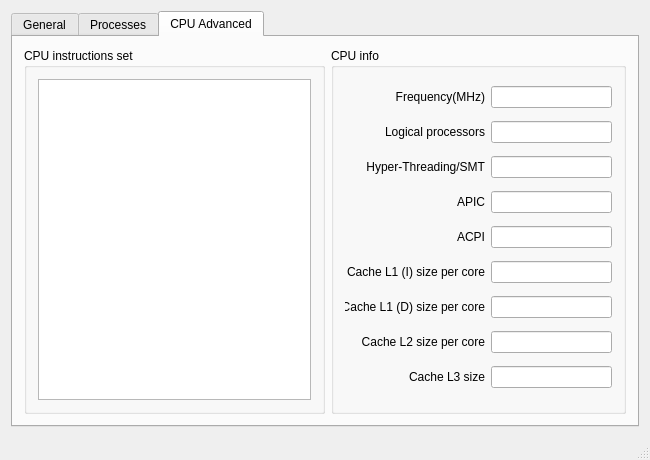
<?xml version="1.0" encoding="UTF-8"?>
<ui version="4.0">
 <class>MainWindow</class>
 <widget class="QMainWindow" name="MainWindow">
  <property name="geometry">
   <rect>
    <x>0</x>
    <y>0</y>
    <width>650</width>
    <height>460</height>
   </rect>
  </property>
  <property name="minimumSize">
   <size>
    <width>600</width>
    <height>460</height>
   </size>
  </property>
  <property name="maximumSize">
   <size>
    <width>750</width>
    <height>460</height>
   </size>
  </property>
  <property name="windowTitle">
   <string>MainWindow</string>
  </property>
  <widget class="QWidget" name="centralWidget">
   <layout class="QHBoxLayout" name="horizontalLayout_2">
    <item>
     <widget class="QTabWidget" name="mainTabWidget">
      <property name="currentIndex">
       <number>2</number>
      </property>
      <widget class="QWidget" name="generalTab">
       <attribute name="title">
        <string>General</string>
       </attribute>
       <layout class="QVBoxLayout" name="verticalLayout_6">
        <item>
         <widget class="QGroupBox" name="groupBox">
          <property name="title">
           <string>Performance</string>
          </property>
          <layout class="QVBoxLayout" name="verticalLayout_3">
           <item>
            <layout class="QGridLayout" name="gridLayout_6" columnstretch="0,0,0" columnminimumwidth="350,0,0">
             <item row="0" column="0">
              <layout class="QGridLayout" name="gridLayout">
               <property name="horizontalSpacing">
                <number>10</number>
               </property>
               <property name="verticalSpacing">
                <number>5</number>
               </property>
               <item row="0" column="0">
                <widget class="QLabel" name="CPU">
                 <property name="text">
                  <string>&lt;html&gt;&lt;head/&gt;&lt;body&gt;&lt;p align=&quot;center&quot;&gt;&lt;span style=&quot; font-weight:600;&quot;&gt;CPU&lt;/span&gt;&lt;/p&gt;&lt;/body&gt;&lt;/html&gt;</string>
                 </property>
                </widget>
               </item>
               <item row="0" column="1">
                <widget class="QProgressBar" name="PB_CPU">
                 <property name="value">
                  <number>24</number>
                 </property>
                 <property name="textVisible">
                  <bool>true</bool>
                 </property>
                 <property name="orientation">
                  <enum>Qt::Horizontal</enum>
                 </property>
                 <property name="invertedAppearance">
                  <bool>false</bool>
                 </property>
                 <property name="textDirection">
                  <enum>QProgressBar::TopToBottom</enum>
                 </property>
                </widget>
               </item>
               <item row="1" column="0">
                <widget class="QLabel" name="RAM">
                 <property name="text">
                  <string>&lt;html&gt;&lt;head/&gt;&lt;body&gt;&lt;p align=&quot;center&quot;&gt;&lt;span style=&quot; font-weight:600;&quot;&gt;RAM&lt;/span&gt;&lt;/p&gt;&lt;/body&gt;&lt;/html&gt;</string>
                 </property>
                </widget>
               </item>
               <item row="1" column="1">
                <widget class="QProgressBar" name="PB_RAM">
                 <property name="value">
                  <number>24</number>
                 </property>
                 <property name="orientation">
                  <enum>Qt::Horizontal</enum>
                 </property>
                 <property name="textDirection">
                  <enum>QProgressBar::TopToBottom</enum>
                 </property>
                </widget>
               </item>
               <item row="2" column="0">
                <widget class="QLabel" name="VM">
                 <property name="text">
                  <string>&lt;html&gt;&lt;head/&gt;&lt;body&gt;&lt;p align=&quot;center&quot;&gt;&lt;span style=&quot; font-weight:600;&quot;&gt;VM&lt;/span&gt;&lt;/p&gt;&lt;/body&gt;&lt;/html&gt;</string>
                 </property>
                </widget>
               </item>
               <item row="2" column="1">
                <widget class="QProgressBar" name="PB_VM">
                 <property name="value">
                  <number>24</number>
                 </property>
                 <property name="orientation">
                  <enum>Qt::Horizontal</enum>
                 </property>
                 <property name="textDirection">
                  <enum>QProgressBar::TopToBottom</enum>
                 </property>
                </widget>
               </item>
               <item row="3" column="0">
                <widget class="QLabel" name="PF">
                 <property name="text">
                  <string>&lt;html&gt;&lt;head/&gt;&lt;body&gt;&lt;p align=&quot;center&quot;&gt;&lt;span style=&quot; font-weight:600;&quot;&gt;PF&lt;/span&gt;&lt;/p&gt;&lt;/body&gt;&lt;/html&gt;</string>
                 </property>
                </widget>
               </item>
               <item row="3" column="1">
                <widget class="QProgressBar" name="PB_PF">
                 <property name="styleSheet">
                  <string notr="true"/>
                 </property>
                 <property name="value">
                  <number>24</number>
                 </property>
                 <property name="orientation">
                  <enum>Qt::Horizontal</enum>
                 </property>
                 <property name="textDirection">
                  <enum>QProgressBar::TopToBottom</enum>
                 </property>
                </widget>
               </item>
              </layout>
             </item>
             <item row="0" column="1">
              <widget class="Line" name="line">
               <property name="orientation">
                <enum>Qt::Vertical</enum>
               </property>
              </widget>
             </item>
             <item row="0" column="2">
              <layout class="QGridLayout" name="gridLayout_3">
               <property name="horizontalSpacing">
                <number>15</number>
               </property>
               <item row="0" column="0">
                <widget class="QLabel" name="totalMemoryLabel">
                 <property name="layoutDirection">
                  <enum>Qt::LeftToRight</enum>
                 </property>
                 <property name="text">
                  <string>&lt;html&gt;&lt;head/&gt;&lt;body&gt;&lt;p&gt;&lt;span style=&quot; font-size:10pt;&quot;&gt;Total RAM&lt;/span&gt;&lt;/p&gt;&lt;/body&gt;&lt;/html&gt;</string>
                 </property>
                 <property name="alignment">
                  <set>Qt::AlignRight|Qt::AlignTrailing|Qt::AlignVCenter</set>
                 </property>
                </widget>
               </item>
               <item row="0" column="2">
                <widget class="QLabel" name="MBLabel">
                 <property name="text">
                  <string>&lt;html&gt;&lt;head/&gt;&lt;body&gt;&lt;p&gt;&lt;span style=&quot; font-size:10pt;&quot;&gt;MB&lt;/span&gt;&lt;/p&gt;&lt;/body&gt;&lt;/html&gt;</string>
                 </property>
                 <property name="alignment">
                  <set>Qt::AlignCenter</set>
                 </property>
                </widget>
               </item>
               <item row="1" column="2">
                <widget class="QLabel" name="MBLabel_4">
                 <property name="text">
                  <string>&lt;html&gt;&lt;head/&gt;&lt;body&gt;&lt;p&gt;&lt;span style=&quot; font-size:10pt;&quot;&gt;MB&lt;/span&gt;&lt;/p&gt;&lt;/body&gt;&lt;/html&gt;</string>
                 </property>
                 <property name="alignment">
                  <set>Qt::AlignCenter</set>
                 </property>
                </widget>
               </item>
               <item row="2" column="0">
                <widget class="QLabel" name="totalVirtualMemoryLabel">
                 <property name="text">
                  <string>&lt;html&gt;&lt;head/&gt;&lt;body&gt;&lt;p&gt;&lt;span style=&quot; font-size:10pt;&quot;&gt;Total VM&lt;/span&gt;&lt;/p&gt;&lt;/body&gt;&lt;/html&gt;</string>
                 </property>
                 <property name="alignment">
                  <set>Qt::AlignRight|Qt::AlignTrailing|Qt::AlignVCenter</set>
                 </property>
                </widget>
               </item>
               <item row="1" column="0">
                <widget class="QLabel" name="availableMemoryLabel">
                 <property name="text">
                  <string>&lt;html&gt;&lt;head/&gt;&lt;body&gt;&lt;p&gt;&lt;span style=&quot; font-size:10pt;&quot;&gt;Available RAM&lt;/span&gt;&lt;/p&gt;&lt;/body&gt;&lt;/html&gt;</string>
                 </property>
                 <property name="alignment">
                  <set>Qt::AlignRight|Qt::AlignTrailing|Qt::AlignVCenter</set>
                 </property>
                </widget>
               </item>
               <item row="4" column="0">
                <widget class="QLabel" name="totalPagingFileLabel">
                 <property name="text">
                  <string>&lt;html&gt;&lt;head/&gt;&lt;body&gt;&lt;p&gt;&lt;span style=&quot; font-size:10pt;&quot;&gt;Total PF&lt;/span&gt;&lt;/p&gt;&lt;/body&gt;&lt;/html&gt;</string>
                 </property>
                 <property name="alignment">
                  <set>Qt::AlignRight|Qt::AlignTrailing|Qt::AlignVCenter</set>
                 </property>
                </widget>
               </item>
               <item row="2" column="2">
                <widget class="QLabel" name="MBLabel_2">
                 <property name="text">
                  <string>&lt;html&gt;&lt;head/&gt;&lt;body&gt;&lt;p&gt;&lt;span style=&quot; font-size:10pt;&quot;&gt;MB&lt;/span&gt;&lt;/p&gt;&lt;/body&gt;&lt;/html&gt;</string>
                 </property>
                 <property name="alignment">
                  <set>Qt::AlignCenter</set>
                 </property>
                </widget>
               </item>
               <item row="5" column="2">
                <widget class="QLabel" name="MBLabel_6">
                 <property name="text">
                  <string>&lt;html&gt;&lt;head/&gt;&lt;body&gt;&lt;p&gt;&lt;span style=&quot; font-size:10pt;&quot;&gt;MB&lt;/span&gt;&lt;/p&gt;&lt;/body&gt;&lt;/html&gt;</string>
                 </property>
                 <property name="alignment">
                  <set>Qt::AlignCenter</set>
                 </property>
                </widget>
               </item>
               <item row="4" column="2">
                <widget class="QLabel" name="MBLabel_3">
                 <property name="text">
                  <string>&lt;html&gt;&lt;head/&gt;&lt;body&gt;&lt;p&gt;&lt;span style=&quot; font-size:10pt;&quot;&gt;MB&lt;/span&gt;&lt;/p&gt;&lt;/body&gt;&lt;/html&gt;</string>
                 </property>
                 <property name="alignment">
                  <set>Qt::AlignCenter</set>
                 </property>
                </widget>
               </item>
               <item row="3" column="0">
                <widget class="QLabel" name="availableVirtualMemoryLabel">
                 <property name="text">
                  <string>&lt;html&gt;&lt;head/&gt;&lt;body&gt;&lt;p&gt;&lt;span style=&quot; font-size:10pt;&quot;&gt;Available VM&lt;/span&gt;&lt;/p&gt;&lt;/body&gt;&lt;/html&gt;</string>
                 </property>
                 <property name="alignment">
                  <set>Qt::AlignRight|Qt::AlignTrailing|Qt::AlignVCenter</set>
                 </property>
                </widget>
               </item>
               <item row="3" column="2">
                <widget class="QLabel" name="MBLabel_5">
                 <property name="text">
                  <string>&lt;html&gt;&lt;head/&gt;&lt;body&gt;&lt;p&gt;&lt;span style=&quot; font-size:10pt;&quot;&gt;MB&lt;/span&gt;&lt;/p&gt;&lt;/body&gt;&lt;/html&gt;</string>
                 </property>
                 <property name="alignment">
                  <set>Qt::AlignCenter</set>
                 </property>
                </widget>
               </item>
               <item row="5" column="0">
                <widget class="QLabel" name="availablePagingFileLabel">
                 <property name="text">
                  <string>&lt;html&gt;&lt;head/&gt;&lt;body&gt;&lt;p&gt;&lt;span style=&quot; font-size:10pt;&quot;&gt;Available PF&lt;/span&gt;&lt;/p&gt;&lt;/body&gt;&lt;/html&gt;</string>
                 </property>
                 <property name="alignment">
                  <set>Qt::AlignRight|Qt::AlignTrailing|Qt::AlignVCenter</set>
                 </property>
                </widget>
               </item>
               <item row="0" column="1">
                <widget class="QLineEdit" name="totalMemoryCounterLine"/>
               </item>
               <item row="1" column="1">
                <widget class="QLineEdit" name="availableMemoryCounterLine"/>
               </item>
               <item row="2" column="1">
                <widget class="QLineEdit" name="totalVirtualMemoryCounterLine"/>
               </item>
               <item row="3" column="1">
                <widget class="QLineEdit" name="availableVirtualMemoryCounterLine"/>
               </item>
               <item row="4" column="1">
                <widget class="QLineEdit" name="totalPagingFileCounterLine"/>
               </item>
               <item row="5" column="1">
                <widget class="QLineEdit" name="availablePagingFileCounterLine"/>
               </item>
              </layout>
             </item>
            </layout>
           </item>
          </layout>
         </widget>
        </item>
        <item>
         <widget class="QGroupBox" name="groupBox_3">
          <property name="title">
           <string>System</string>
          </property>
          <layout class="QVBoxLayout" name="verticalLayout_4">
           <item>
            <widget class="QTabWidget" name="systemTabWidget">
             <property name="currentIndex">
              <number>0</number>
             </property>
             <widget class="QWidget" name="cpuTab">
              <attribute name="title">
               <string>CPU</string>
              </attribute>
              <layout class="QVBoxLayout" name="verticalLayout_2">
               <item>
                <layout class="QGridLayout" name="gridLayout_4">
                 <item row="1" column="1">
                  <widget class="QLineEdit" name="cpuIDLine"/>
                 </item>
                 <item row="1" column="0">
                  <widget class="QLabel" name="cpuIDLabel">
                   <property name="text">
                    <string>CPU ID</string>
                   </property>
                   <property name="alignment">
                    <set>Qt::AlignRight|Qt::AlignTrailing|Qt::AlignVCenter</set>
                   </property>
                  </widget>
                 </item>
                 <item row="3" column="0">
                  <widget class="QLabel" name="fpuIDLabel">
                   <property name="text">
                    <string>FPU ID</string>
                   </property>
                   <property name="alignment">
                    <set>Qt::AlignRight|Qt::AlignTrailing|Qt::AlignVCenter</set>
                   </property>
                  </widget>
                 </item>
                 <item row="2" column="0">
                  <widget class="QLabel" name="cpuVendorIDLabel">
                   <property name="text">
                    <string>CPU vendor</string>
                   </property>
                   <property name="alignment">
                    <set>Qt::AlignRight|Qt::AlignTrailing|Qt::AlignVCenter</set>
                   </property>
                  </widget>
                 </item>
                 <item row="2" column="1">
                  <widget class="QLineEdit" name="cpuVendorIDLine"/>
                 </item>
                 <item row="3" column="1">
                  <widget class="QLineEdit" name="fpuIDLine"/>
                 </item>
                 <item row="0" column="0">
                  <widget class="QLabel" name="cpuLabel">
                   <property name="text">
                    <string>CPU</string>
                   </property>
                   <property name="alignment">
                    <set>Qt::AlignRight|Qt::AlignTrailing|Qt::AlignVCenter</set>
                   </property>
                  </widget>
                 </item>
                 <item row="0" column="1">
                  <widget class="QLineEdit" name="cpuNameLine"/>
                 </item>
                </layout>
               </item>
              </layout>
             </widget>
             <widget class="QWidget" name="mbTab">
              <attribute name="title">
               <string>MB/BIOS</string>
              </attribute>
              <layout class="QVBoxLayout" name="verticalLayout">
               <item>
                <layout class="QGridLayout" name="gridLayout_5">
                 <item row="0" column="0">
                  <widget class="QLabel" name="mbVendorLabel">
                   <property name="text">
                    <string>MotherBoard vendor</string>
                   </property>
                   <property name="alignment">
                    <set>Qt::AlignRight|Qt::AlignTrailing|Qt::AlignVCenter</set>
                   </property>
                  </widget>
                 </item>
                 <item row="0" column="1">
                  <widget class="QLineEdit" name="mbVendorLine"/>
                 </item>
                 <item row="1" column="0">
                  <widget class="QLabel" name="mbModelLabel">
                   <property name="text">
                    <string>MotherBoard model</string>
                   </property>
                   <property name="alignment">
                    <set>Qt::AlignRight|Qt::AlignTrailing|Qt::AlignVCenter</set>
                   </property>
                  </widget>
                 </item>
                 <item row="1" column="1">
                  <widget class="QLineEdit" name="mbModelLine"/>
                 </item>
                 <item row="2" column="0">
                  <widget class="QLabel" name="biosVersionLabel">
                   <property name="text">
                    <string>BIOS version</string>
                   </property>
                   <property name="alignment">
                    <set>Qt::AlignRight|Qt::AlignTrailing|Qt::AlignVCenter</set>
                   </property>
                  </widget>
                 </item>
                 <item row="2" column="1">
                  <widget class="QLineEdit" name="biosVersionLine"/>
                 </item>
                 <item row="3" column="0">
                  <widget class="QLabel" name="biosDateLabel">
                   <property name="text">
                    <string>BIOS release date</string>
                   </property>
                   <property name="alignment">
                    <set>Qt::AlignRight|Qt::AlignTrailing|Qt::AlignVCenter</set>
                   </property>
                  </widget>
                 </item>
                 <item row="3" column="1">
                  <widget class="QLineEdit" name="biosDateLine"/>
                 </item>
                </layout>
               </item>
              </layout>
             </widget>
            </widget>
           </item>
          </layout>
         </widget>
        </item>
       </layout>
      </widget>
      <widget class="QWidget" name="processesTab">
       <attribute name="title">
        <string>Processes</string>
       </attribute>
       <layout class="QHBoxLayout" name="horizontalLayout">
        <item>
         <widget class="QTableWidget" name="processTable">
          <column>
           <property name="text">
            <string>Name</string>
           </property>
          </column>
          <column>
           <property name="text">
            <string>PID</string>
           </property>
          </column>
          <column>
           <property name="text">
            <string>PPID</string>
           </property>
          </column>
          <column>
           <property name="text">
            <string>Threads</string>
           </property>
          </column>
          <column>
           <property name="text">
            <string>RAM</string>
           </property>
          </column>
          <column>
           <property name="text">
            <string>RAM(max.)</string>
           </property>
          </column>
          <column>
           <property name="text">
            <string>PF</string>
           </property>
          </column>
          <column>
           <property name="text">
            <string>PF(max.)</string>
           </property>
          </column>
         </widget>
        </item>
       </layout>
      </widget>
      <widget class="QWidget" name="cpuAdvansedTab">
       <attribute name="title">
        <string>CPU Advanced</string>
       </attribute>
       <layout class="QHBoxLayout" name="horizontalLayout_5">
        <item>
         <widget class="QGroupBox" name="groupBox_2">
          <property name="minimumSize">
           <size>
            <width>301</width>
            <height>357</height>
           </size>
          </property>
          <property name="title">
           <string>CPU instructions set</string>
          </property>
          <layout class="QHBoxLayout" name="horizontalLayout_3">
           <item>
            <widget class="QTextBrowser" name="cpuInstructionsTextBrowser"/>
           </item>
          </layout>
         </widget>
        </item>
        <item>
         <widget class="QGroupBox" name="groupBox_4">
          <property name="title">
           <string>CPU info</string>
          </property>
          <layout class="QHBoxLayout" name="horizontalLayout_4">
           <item>
            <layout class="QGridLayout" name="gridLayout_2" columnstretch="50,0">
             <item row="0" column="0">
              <widget class="QLabel" name="frequencyCounterLabel">
               <property name="minimumSize">
                <size>
                 <width>140</width>
                 <height>20</height>
                </size>
               </property>
               <property name="maximumSize">
                <size>
                 <width>140</width>
                 <height>20</height>
                </size>
               </property>
               <property name="text">
                <string>Frequency(MHz)</string>
               </property>
               <property name="alignment">
                <set>Qt::AlignRight|Qt::AlignTrailing|Qt::AlignVCenter</set>
               </property>
              </widget>
             </item>
             <item row="0" column="1">
              <widget class="QLineEdit" name="frequencyCounterLine"/>
             </item>
             <item row="1" column="0">
              <widget class="QLabel" name="logicalProcessorsLabel">
               <property name="minimumSize">
                <size>
                 <width>140</width>
                 <height>20</height>
                </size>
               </property>
               <property name="maximumSize">
                <size>
                 <width>140</width>
                 <height>20</height>
                </size>
               </property>
               <property name="text">
                <string>Logical processors</string>
               </property>
               <property name="alignment">
                <set>Qt::AlignRight|Qt::AlignTrailing|Qt::AlignVCenter</set>
               </property>
              </widget>
             </item>
             <item row="1" column="1">
              <widget class="QLineEdit" name="logicalProcessorsLine"/>
             </item>
             <item row="2" column="0">
              <widget class="QLabel" name="hyperThreadingLabel">
               <property name="minimumSize">
                <size>
                 <width>140</width>
                 <height>20</height>
                </size>
               </property>
               <property name="maximumSize">
                <size>
                 <width>140</width>
                 <height>20</height>
                </size>
               </property>
               <property name="text">
                <string>Hyper-Threading/SMT</string>
               </property>
               <property name="alignment">
                <set>Qt::AlignRight|Qt::AlignTrailing|Qt::AlignVCenter</set>
               </property>
              </widget>
             </item>
             <item row="2" column="1">
              <widget class="QLineEdit" name="hyperThreadingLine"/>
             </item>
             <item row="3" column="0">
              <widget class="QLabel" name="apicLabel">
               <property name="minimumSize">
                <size>
                 <width>140</width>
                 <height>20</height>
                </size>
               </property>
               <property name="maximumSize">
                <size>
                 <width>140</width>
                 <height>20</height>
                </size>
               </property>
               <property name="text">
                <string>APIC</string>
               </property>
               <property name="alignment">
                <set>Qt::AlignRight|Qt::AlignTrailing|Qt::AlignVCenter</set>
               </property>
              </widget>
             </item>
             <item row="3" column="1">
              <widget class="QLineEdit" name="apicLine"/>
             </item>
             <item row="4" column="0">
              <widget class="QLabel" name="acpiLabel">
               <property name="minimumSize">
                <size>
                 <width>140</width>
                 <height>20</height>
                </size>
               </property>
               <property name="maximumSize">
                <size>
                 <width>140</width>
                 <height>20</height>
                </size>
               </property>
               <property name="text">
                <string>ACPI</string>
               </property>
               <property name="alignment">
                <set>Qt::AlignRight|Qt::AlignTrailing|Qt::AlignVCenter</set>
               </property>
              </widget>
             </item>
             <item row="4" column="1">
              <widget class="QLineEdit" name="acpiLine"/>
             </item>
             <item row="5" column="0">
              <widget class="QLabel" name="cacheL1InstructionsLabel">
               <property name="minimumSize">
                <size>
                 <width>140</width>
                 <height>20</height>
                </size>
               </property>
               <property name="maximumSize">
                <size>
                 <width>140</width>
                 <height>20</height>
                </size>
               </property>
               <property name="text">
                <string>Cache L1 (I) size per core</string>
               </property>
               <property name="alignment">
                <set>Qt::AlignRight|Qt::AlignTrailing|Qt::AlignVCenter</set>
               </property>
              </widget>
             </item>
             <item row="5" column="1">
              <widget class="QLineEdit" name="cacheL1InstructionsLine"/>
             </item>
             <item row="6" column="0">
              <widget class="QLabel" name="cacheL1DataLabel">
               <property name="minimumSize">
                <size>
                 <width>140</width>
                 <height>20</height>
                </size>
               </property>
               <property name="maximumSize">
                <size>
                 <width>140</width>
                 <height>20</height>
                </size>
               </property>
               <property name="text">
                <string>Cache L1 (D) size per core</string>
               </property>
               <property name="alignment">
                <set>Qt::AlignRight|Qt::AlignTrailing|Qt::AlignVCenter</set>
               </property>
              </widget>
             </item>
             <item row="6" column="1">
              <widget class="QLineEdit" name="cacheL1DataLine"/>
             </item>
             <item row="7" column="0">
              <widget class="QLabel" name="cacheL2Label">
               <property name="minimumSize">
                <size>
                 <width>140</width>
                 <height>20</height>
                </size>
               </property>
               <property name="maximumSize">
                <size>
                 <width>140</width>
                 <height>20</height>
                </size>
               </property>
               <property name="text">
                <string>Cache L2 size per core</string>
               </property>
               <property name="alignment">
                <set>Qt::AlignRight|Qt::AlignTrailing|Qt::AlignVCenter</set>
               </property>
              </widget>
             </item>
             <item row="7" column="1">
              <widget class="QLineEdit" name="cacheL2Line"/>
             </item>
             <item row="8" column="0">
              <widget class="QLabel" name="cacheL3Label">
               <property name="minimumSize">
                <size>
                 <width>140</width>
                 <height>20</height>
                </size>
               </property>
               <property name="maximumSize">
                <size>
                 <width>140</width>
                 <height>20</height>
                </size>
               </property>
               <property name="text">
                <string>Cache L3 size</string>
               </property>
               <property name="alignment">
                <set>Qt::AlignRight|Qt::AlignTrailing|Qt::AlignVCenter</set>
               </property>
              </widget>
             </item>
             <item row="8" column="1">
              <widget class="QLineEdit" name="cacheL3Line"/>
             </item>
            </layout>
           </item>
          </layout>
         </widget>
        </item>
       </layout>
      </widget>
     </widget>
    </item>
   </layout>
  </widget>
  <widget class="QStatusBar" name="statusBar"/>
  <widget class="QMenuBar" name="menuBar">
   <property name="geometry">
    <rect>
     <x>0</x>
     <y>0</y>
     <width>650</width>
     <height>21</height>
    </rect>
   </property>
  </widget>
 </widget>
 <layoutdefault spacing="6" margin="11"/>
 <resources/>
 <connections/>
</ui>
